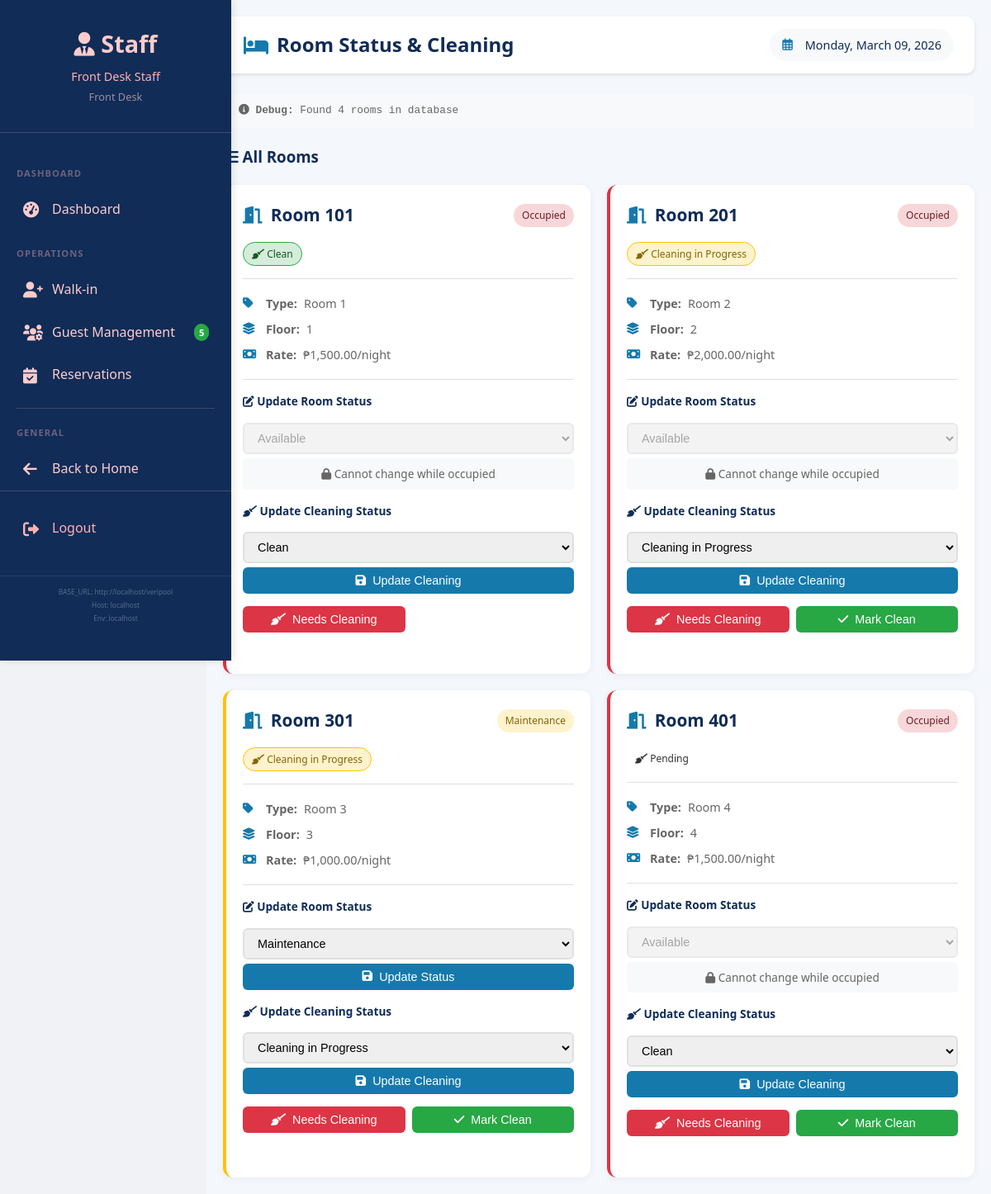
Screenshot of /staff/rooms.php (signed in) with the database file from the repository.
### tables this page shows
CREATE TABLE `users` (
  `id` int(11) NOT NULL,
  `username` varchar(50) NOT NULL,
  `email` varchar(100) NOT NULL,
  `password` varchar(255) NOT NULL,
  `full_name` varchar(100) NOT NULL,
  `phone` varchar(20) DEFAULT NULL,
  `address` text DEFAULT NULL,
  `role` enum('super_admin','admin','staff','guest') DEFAULT 'guest',
  `status` enum('active','inactive') DEFAULT 'active',
  `is_walkin_account` tinyint(1) DEFAULT 0,
  `last_login` timestamp NULL DEFAULT NULL,
  `created_at` timestamp NOT NULL DEFAULT current_timestamp(),
  `updated_at` timestamp NOT NULL DEFAULT current_timestamp() ON UPDATE current_timestamp()
);

CREATE TABLE `rooms` (
  `id` int(11) NOT NULL,
  `room_number` varchar(10) NOT NULL,
  `room_type_id` int(11) DEFAULT NULL,
  `floor` int(11) DEFAULT NULL,
  `status` enum('available','occupied','maintenance','reserved') DEFAULT 'available',
  `cleaning_status` enum('clean','pending','in_progress') DEFAULT 'clean',
  `notes` text DEFAULT NULL,
  `created_at` timestamp NOT NULL DEFAULT current_timestamp()
);

CREATE TABLE `room_types` (
  `id` int(11) NOT NULL,
  `name` varchar(50) NOT NULL,
  `description` text DEFAULT NULL,
  `max_occupancy` int(11) NOT NULL,
  `base_price` decimal(10,2) NOT NULL,
  `image_path` varchar(255) DEFAULT NULL,
  `amenities` text DEFAULT NULL,
  `created_at` timestamp NOT NULL DEFAULT current_timestamp()
);

### staff/rooms.php (the view, shortened to what the rows shown need)
<?php
require_once BASE_PATH . '/includes/Database.php';
$db = Database::getInstance();
$rooms = $db->getRows("
    SELECT r.*, rt.name as room_type, rt.base_price,
           (SELECT u.full_name
            FROM reservations res
            JOIN users u ON res.user_id = u.id
            WHERE res.room_id = r.id AND res.status = 'checked_in'
            LIMIT 1) as current_guest,
           (SELECT res.check_out_date
            FROM reservations res
            WHERE res.room_id = r.id AND res.status = 'checked_in'
            LIMIT 1) as check_out_date
    FROM rooms r
    JOIN room_types rt ON r.room_type_id = rt.id
    ORDER BY r.room_number
");
function getCleaningBadgeClass($status) {
    switch($status) {
        case 'clean':
            return 'cleaning-clean';
        case 'in_progress':
            return 'cleaning-progress';
        default:
            return '';
    }
}
function formatCleaningStatus($status) {
    switch($status) {
        case 'clean':
            return 'Clean';
        case 'in_progress':
            return 'Cleaning in Progress';
        default:
            return ucfirst($status);
    }
}
?>
<!DOCTYPE html>
<html lang="en">
<head>
    <link rel="stylesheet" href="<?php echo BASE_URL; ?>/assets/css/style.css">
    <link rel="stylesheet" href="<?php echo BASE_URL; ?>/assets/css/staff.css">
    <link rel="stylesheet" href="https://cdnjs.cloudflare.com/ajax/libs/font-awesome/6.0.0/css/all.min.css">
</head>
<body>
    <?php include BASE_PATH . '/includes/sidebar.php'; ?>
    <div class="main-content">
        <div class="top-bar">
            <h1>
                <i class="fas fa-bed"></i>
                Room Status & Cleaning
            </h1>
        </div>
        <div class="room-grid">
            <?php if (empty($rooms)): ?>
                <p style="grid-column: 1/-1; text-align: center; color: #666; padding: 60px; background: white; border-radius: 10px;">
                    <i class="fas fa-door-open" style="font-size: 3rem; color: #FFCBCB; margin-bottom: 15px; display: block;"></i>
                    No rooms found in database.
                </p>
            <?php else: ?>
                <?php foreach ($rooms as $room): ?>
                <div class="room-item <?php echo $room['status']; ?>">
                    <div class="room-header">
                        <span class="room-number">
                            <i class="fas fa-door-open"></i> Room <?php echo $room['room_number']; ?>
                        </span>
                        <span class="status-badge status-<?php echo $room['status']; ?>">
                            <?php echo ucfirst($room['status']); ?>
                        </span>
                    </div>
                    <div style="margin-bottom: 10px;">
                        <span class="cleaning-badge <?php echo getCleaningBadgeClass($room['cleaning_status'] ?? 'clean'); ?>">
                            <i class="fas fa-broom"></i> <?php echo formatCleaningStatus($room['cleaning_status'] ?? 'clean'); ?>
                        </span>
                    </div>
                  <div class="room-details">
    <div class="detail-row">
        <i class="fas fa-tag"></i> <strong>Type:</strong> <?php echo $room['room_type']; ?>
    </div>
    <div class="detail-row">
        <i class="fas fa-layer-group"></i> <strong>Floor:</strong> <?php echo $room['floor']; ?>
    </div>
    <div class="detail-row">
        <i class="fas fa-money-bill"></i> <strong>Rate:</strong> ₱<?php echo number_format($room['base_price'], 2); ?>/night
    </div>
</div>
                    <div class="action-section">
                        <div class="action-title">
                            <i class="fas fa-edit"></i> Update Room Status
                        </div>
                        <form method="POST" style="margin-bottom: 10px;">
                            <select name="status" class="status-select" <?php echo ($room['status'] == 'occupied') ? 'disabled' : ''; ?>>
                                <option value="available" <?php echo $room['status'] == 'available' ? 'selected' : ''; ?>>Available</option>
                                <option value="maintenance" <?php echo $room['status'] == 'maintenance' ? 'selected' : ''; ?>>Maintenance</option>
                            </select>
                            <?php if ($room['status'] != 'occupied'): ?>
                                <button type="submit" class="btn-update">
                                    <i class="fas fa-save"></i> Update Status
                                </button>
                            <?php else: ?>
                                <div style="background: #f8f9fa; padding: 8px; border-radius: 5px; text-align: center; color: #666; font-size: 0.85rem;">
                                    <i class="fas fa-lock"></i> Cannot change while occupied
                                </div>
                            <?php endif; ?>
                        </form>
                    </div>
                    <div class="action-section">
                        <div class="action-title">
                            <i class="fas fa-broom"></i> Update Cleaning Status
                        </div>
                        <form method="POST">
                            <select name="cleaning_status" class="status-select">
                                <option value="clean" <?php echo ($room['cleaning_status'] ?? 'clean') == 'clean' ? 'selected' : ''; ?>>Clean</option>
                                <option value="in_progress" <?php echo ($room['cleaning_status'] ?? '') == 'in_progress' ? 'selected' : ''; ?>>Cleaning in Progress</option>
                            </select>
                            <button type="submit" class="btn-update">
                                <i class="fas fa-save"></i> Update Cleaning
                            </button>
                        </form>
                    </div>
                    <div class="quick-actions">
                        <?php if (($room['cleaning_status'] ?? 'clean') != 'dirty'): ?>
                        <form method="POST">
                            <button type="submit" class="btn-dirty">
                                <i class="fas fa-broom"></i> Needs Cleaning
                            </button>
                        </form>
                        <?php endif; ?>
                        <?php if (($room['cleaning_status'] ?? 'clean') != 'clean'): ?>
                        <form method="POST">
                            <button type="submit" class="btn-clean">
                                <i class="fas fa-check"></i> Mark Clean
                            </button>
                        </form>
                        <?php endif; ?>
                    </div>
                </div>
                <?php endforeach; ?>
            <?php endif; ?>
        </div>
    </div>
</body>
</html>

### includes/sidebar.php (shortened to what the rows shown need)
<?php
if (!isset($current_user)) {
    global $db, $_SESSION;
    if (isset($_SESSION['user_id'])) {
        $current_user = $db->getRow("SELECT * FROM users WHERE id = ?", [$_SESSION['user_id']]);
    }
}
$user_role = $current_user['role'] ?? 'guest';
$user_name = $current_user['full_name'] ?? $current_user['username'] ?? 'User';
?>
<div class="sidebar <?php echo $user_role; ?>-sidebar" id="sidebar">
    <div class="sidebar-header <?php echo $user_role; ?>-header">
        <h2>
            <?php if ($user_role == 'super_admin'): ?>
                <i class="fas fa-crown"></i>
            <?php elseif ($user_role == 'admin'): ?>
                <i class="fas fa-user-shield"></i>
            <?php elseif ($user_role == 'staff'): ?>
                <i class="fas fa-user-tie"></i>
            <?php else: ?>
                <i class="fas fa-user"></i>
            <?php endif; ?>
            <span>
                <?php
                if ($user_role == 'super_admin') echo 'Super Admin';
                elseif ($user_role == 'admin') echo 'Admin';
                elseif ($user_role == 'staff') echo 'Staff';
                else echo 'Guest Portal';
                ?>
            </span>
        </h2>
        <p><?php echo htmlspecialchars($user_name); ?></p>
        <small>
            <?php
            if ($user_role == 'super_admin') echo 'Full Access';
            elseif ($user_role == 'admin') echo 'Management';
            elseif ($user_role == 'staff') echo 'Front Desk';
            else echo 'Welcome Back!';
            ?>
        </small>
    </div>
</div>

### rows the page displays
users: full_name "Front Desk Staff"
rooms: room_number "101", status "Occupied", cleaning_status "Clean", room_type.name "Room 1", floor "1", room_type.base_price "1,500.00", status "Available", shows "Cannot change while occupied"
rooms: room_number "201", status "Occupied", cleaning_status "Cleaning in Progress", room_type.name "Room 2", floor "2", room_type.base_price "2,000.00", status "Available", shows "Cannot change while occupied"
rooms: room_number "301", status "Maintenance", cleaning_status "Cleaning in Progress", room_type.name "Room 3", floor "3", room_type.base_price "1,000.00", shows "Update Status"
rooms: room_number "401", status "Occupied", cleaning_status "Pending", room_type.name "Room 4", floor "4", room_type.base_price "1,500.00", status "Available", shows "Cannot change while occupied"

### other values shown
$current_guests "5"
BASE_URL "http://localhost/veripool"
$_SERVER['HTTP_HOST'] "localhost"
count($rooms) "4"
